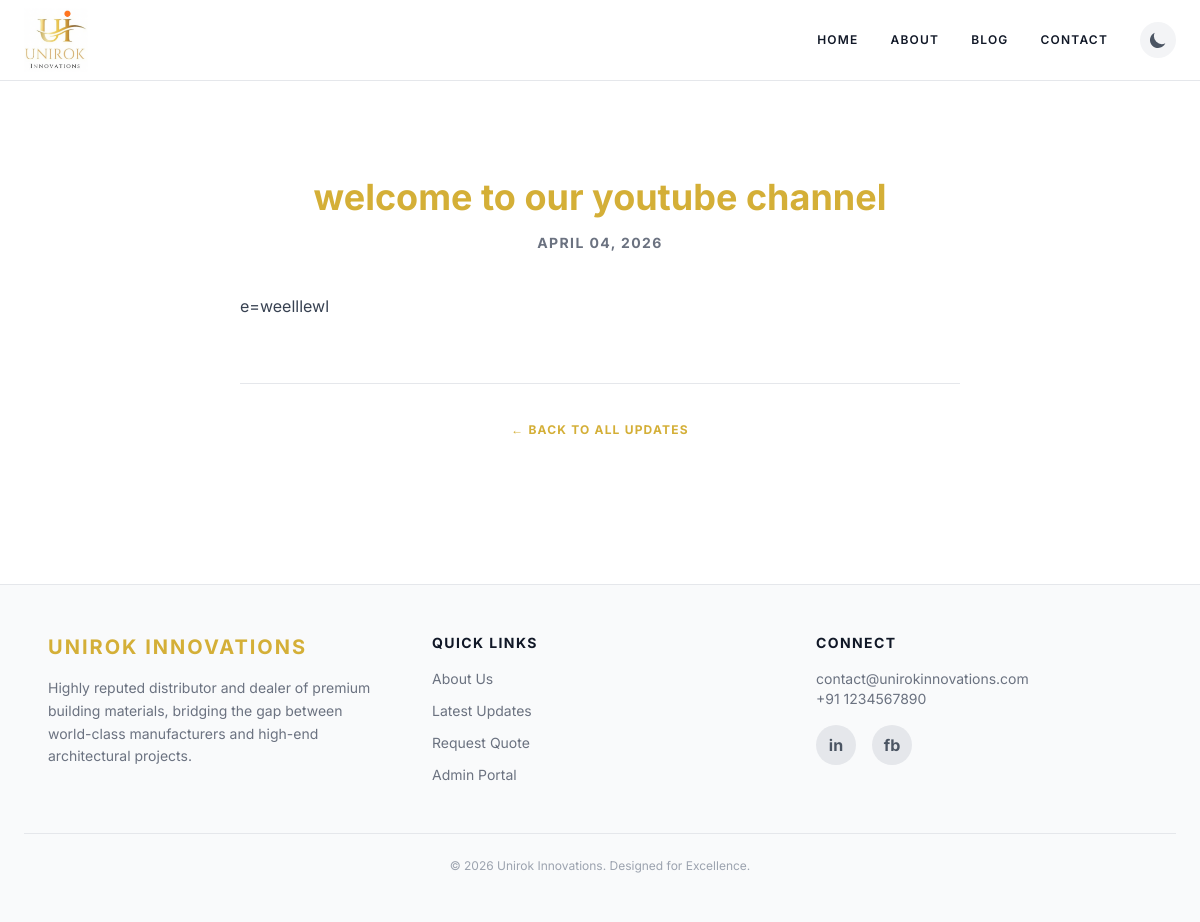
The app's page /blog/welcome-to-our-youtube-channel with its own data.
### app.py (models this page shows)
class BlogPost(db.Model):
    id = db.Column(db.Integer, primary_key=True)
    title = db.Column(db.String(200), nullable=False)
    slug = db.Column(db.String(200), unique=True, nullable=False)
    content = db.Column(db.Text, nullable=False)
    created_at = db.Column(db.DateTime, default=datetime.utcnow)

### app.py (the view)
@app.route('/blog/<slug>')
def blog_post(slug):
    post = BlogPost.query.filter_by(slug=slug).first_or_404()
    return render_template('blog_post.html', post=post)

### app.py (called while the page is built)
@app.before_request
def csrf_protect():
    if request.method == "POST":
        token = session.get('csrf_token', None)
        if not token or token != request.form.get('csrf_token'):
            flash('Invalid CSRF token or session expired. Please try again.', 'error')
            return redirect(request.referrer or url_for('index'))
    if 'csrf_token' not in session:
        session['csrf_token'] = secrets.token_hex(16)

### templates/blog_post.html (shortened to what this page needs)
{% extends "base.html" %}
{% block content %}
<section class="py-20 fade-in max-w-3xl mx-auto px-6">
    <div class="mb-10 text-center">
        <h1 class="text-4xl font-bold text-unirokGold mb-4">{{ post.title }}</h1>
        <div class="text-sm font-bold text-gray-500 dark:text-gray-400 uppercase tracking-widest">{{ post.created_at.strftime('%B %d, %Y') }}</div>
    </div>
    <div class="prose dark:prose-invert prose-lg max-w-none text-gray-700 dark:text-gray-300 leading-relaxed">
        {{ post.content | safe }}
    </div>
    <div class="mt-16 pt-8 border-t border-gray-200 dark:border-white/10 text-center">
        <a href="{{ url_for('blog_index') }}" class="text-unirokGold hover:text-gray-900 dark:hover:text-white transition-colors font-bold uppercase text-xs tracking-widest">← Back to all updates</a>
    </div>
</section>
{% endblock %}

### templates/base.html (style rules this page uses)
body { font-family: 'Inter', sans-serif; }
.fade-in { animation: fadeIn 0.8s ease-in forwards; opacity: 0; }

### records on screen
BlogPost: title "welcome to our youtube channel", created_at "APRIL 04, 2026", content "e=weelllewl"
